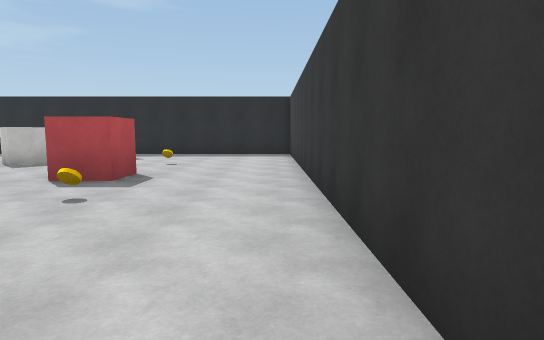
[1] (above)

13 first-person views from a walk through a scene from a Unity 3-D project. The camera is 1.5 m above the floor, tilts 6° down and sees 75° across. The floor is counted in squares, 2 m on a side. Each view is taken from the middle of a square. On the plan, view 1 faces up. The plan holds only what a view shows up to about 11 squares ahead; the rest is blank. The player is left out. Surface patterns are stand-ins for the level's own textures.

[2]
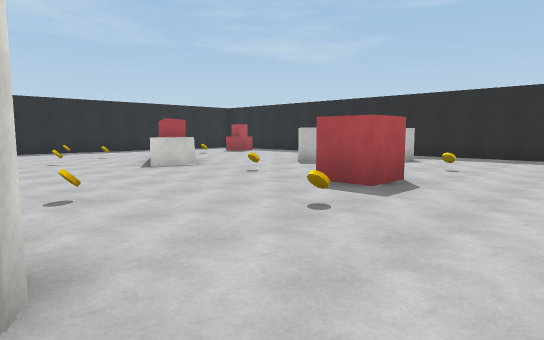

[3]
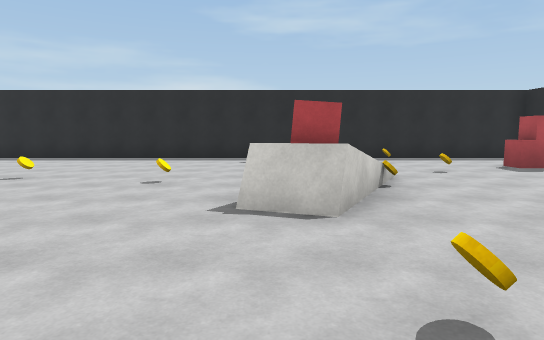

[4]
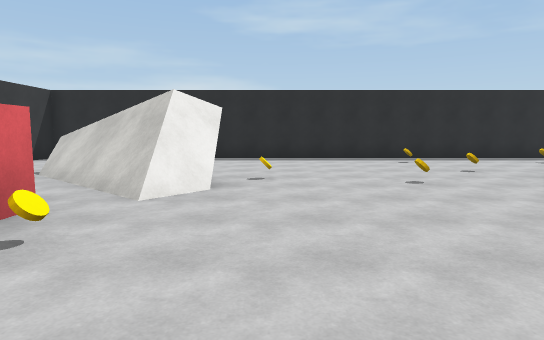

[5]
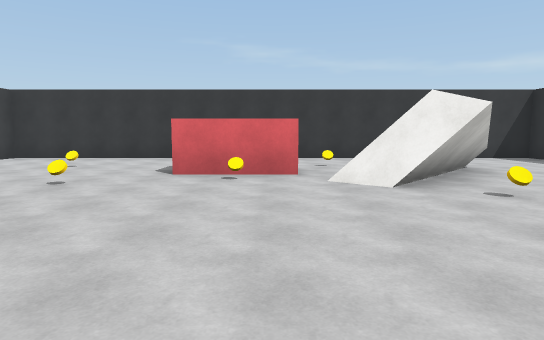

[6]
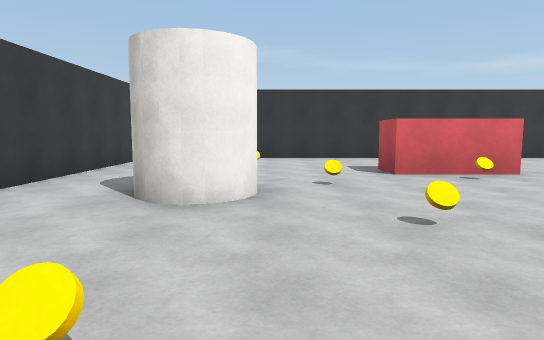

[7]
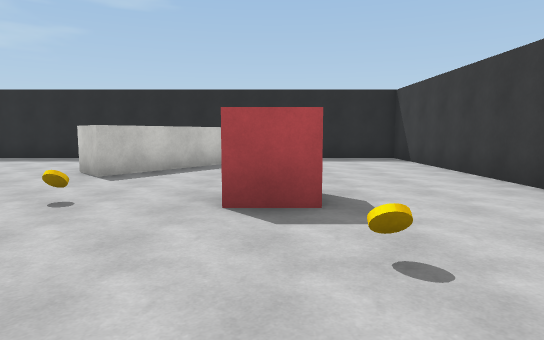

[8]
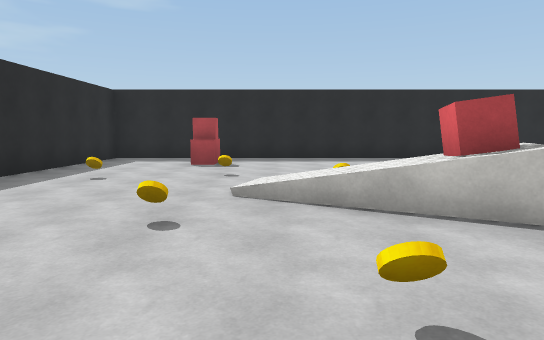

[9]
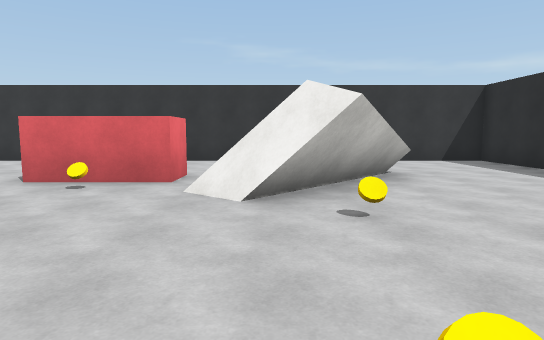

[10]
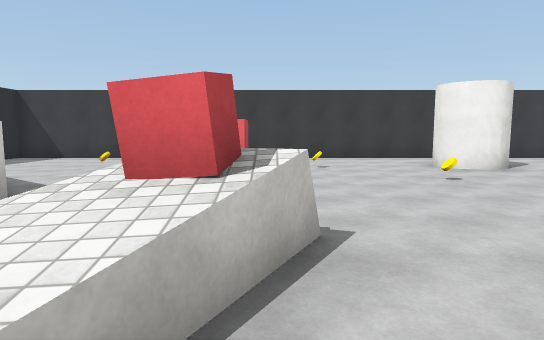

[11]
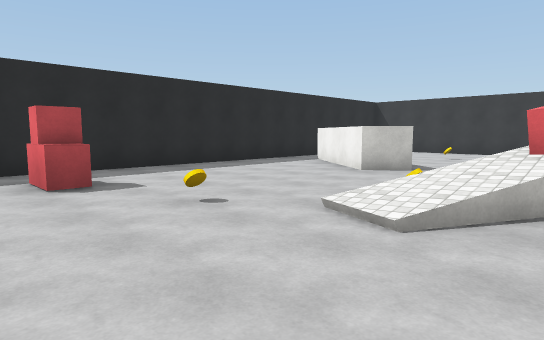

[12]
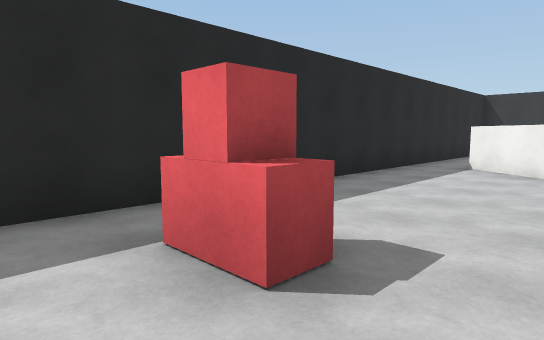

[13]
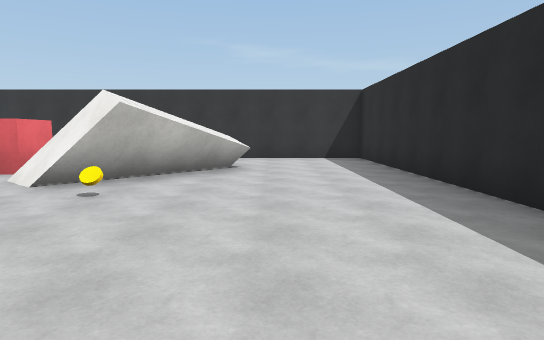

### Floor plan
Points are (right, up) in squares from view 1. A wall is a line through its corners. A room is listed if a view was taken in it or the views show most of it. See-through windows are left out.
Room 1 (views 1, 2, 3, 4, 5, 6, 7, 8, 9, 10, 11, 12, 13)
walls: (-9.4, 0.2) (-8.6, -0.5); (-8.4, -0.3) (-11, -3.2); (-7.5, -2.4) (-7.5, -1.3) (-5.2, -1.3) (-5.2, -2.4); (-11.2, -1.8) (-9.2, 0.4); (-4.1, 10.6) (-6, 8) (-6.7, 8.8) (-4.7, 11.4); (-11.5, -2.5) (-9, 0.2); (-14.6, 12.5) (-14.6, -5.5) (0.6, -5.5) (0.6, 12.5) (-14.6, 12.5)
low walls: (-9.2, 0.4) (-8.1, -0.6) (-9, -1.6); (-8.3, -0.4) (-9.3, -1.5); (-9.5, -1.7) (-10.2, -2.5); (-10.2, -1.4) (-8.8, 0.2); (-9.4, -2) (-9.9, -2.5); (-11.1, -2.4) (-10.3, -1.5); (-10.5, -2.8) (-10.8, -3.2)
objects: other object (-13, 4); other object (-13, 8); other object (-12, 10); other object (-12, 11); other object (-11, 5); other object (-11, 8); other object (-10, 1); other object (-9, 3); other object (-9, 7); other object (-8, -3); other object (-8, 5) to (-8, 6); other object (-6, -1); other object (-5, 6); other object (-4, 0); other object (-4, 2); other object (-3, -3); other object (-3, 6); other object (-3, 9); other object (-2, 4)

Positions as (right, up) in squares from view 1, and headings:
1: (0, 0), facing up
2: (0, 1), facing up-left
3: (-4, 5), facing left
4: (-4, 1), facing left
5: (-7, 5), facing down
6: (-3, 5), facing down
7: (-3, 2), facing up
8: (-10, 2), facing up
9: (-9, 4), facing down
10: (-10, 5), facing right
11: (-13, 5), facing up-right
12: (-13, 9), facing up-right
13: (-12, 5), facing down
